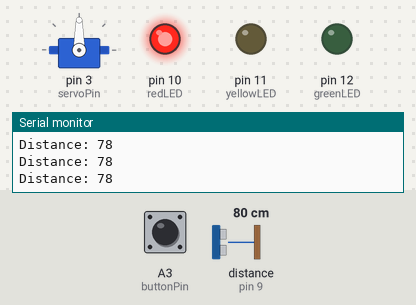
Simulated run of this sketch. Board: Arduino Uno, built with avr-gcc and run on an emulated ATmega328P. On the bench: servo, output pins drawn as LEDs (lit = HIGH), the last lines printed to the serial monitor. Wiring (inferred from the names in the program): ultrasonic range finder: trigger pin 8; echo pin 9. The inputs (shaded band) are chosen by the test bench; at power-on: distance to the obstacle (sensor on pin 9) 80 cm, A3 (buttonPin) HIGH. The echo pulse lasts 58.3 µs per cm; pins used as bus, display or sensor lines are not drawn.

Above: at 1.2 s.
1.3 s: distance to the obstacle (sensor on pin 9) set to 13 cm
2.8 s: distance to the obstacle (sensor on pin 9) set to 10 cm
At 4.0 s:
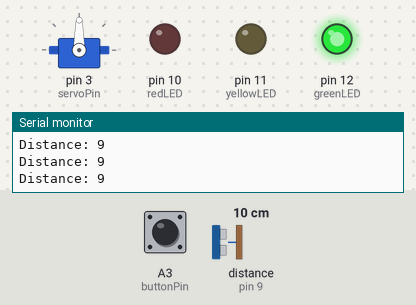
4.3 s: A3 (buttonPin) pulled LOW for 0.15 s
5.9 s: distance to the obstacle (sensor on pin 9) set to 120 cm
At 7.1 s:
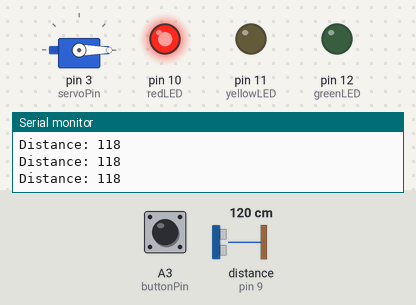
7.4 s: distance to the obstacle (sensor on pin 9) set to 4 cm
At 8.2 s:
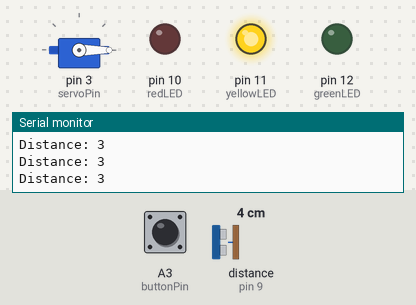
8.9 s: A3 (buttonPin) pulled LOW for 1 s
At 9.8 s:
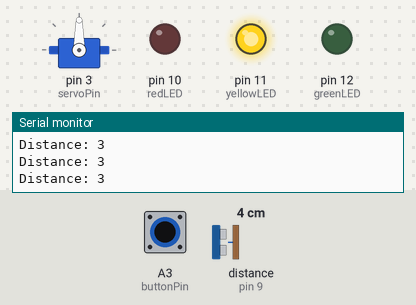
Timing chart, 0 to 11.9 s (numbered marks = the images above; inputs shaded):
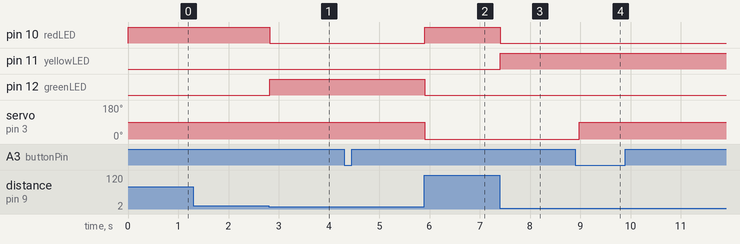

The sketch:

tollgate.ino
```cpp
#include <Servo.h>

// Pin Definitions
const int trigPin = 8;        // Ultrasonic sensor Trig pin
const int echoPin = 9;        // Ultrasonic sensor Echo pin
const int redLED = 10;        // Red LED for stop
const int yellowLED = 11;     // Yellow LED for caution
const int greenLED = 12;      // Green LED for go
const int servoPin = 3;       // Servo motor pin
const int buttonPin = A3;     // Pushbutton pin for manual control

// Variables
long duration;
int distance;
bool gateOpen = false;            // Track gate status
bool lastButtonState = HIGH;      // Track previous button state
bool buttonState;                 // Current button state
unsigned long lastDebounceTime = 0;  // Debounce timer
const unsigned long debounceDelay = 50;  // 50 ms debounce delay

Servo gateServo;

void setup() {
  // Initialize Serial Monitor for debugging
  Serial.begin(9600);

  // Pin Modes
  pinMode(trigPin, OUTPUT);
  pinMode(echoPin, INPUT);
  pinMode(redLED, OUTPUT);
  pinMode(yellowLED, OUTPUT);
  pinMode(greenLED, OUTPUT);
  pinMode(buttonPin, INPUT_PULLUP); // Button with internal pull-up

  // Attach Servo
  gateServo.attach(servoPin);

  // Start with gate closed and red LED on
  closeGate();
}

void loop() {
  // Handle button input with debouncing
  int reading = digitalRead(buttonPin);

  if (reading != lastButtonState) {
    lastDebounceTime = millis();
  }

  if ((millis() - lastDebounceTime) > debounceDelay) {
    if (reading != buttonState) {
      buttonState = reading;

      if (buttonState == LOW) {  // Button pressed
        if (gateOpen) {
          closeGate();
        } else {
          openGate();
        }
      }
    }
  }

  lastButtonState = reading;

  // Measure distance and control LEDs and gate based on distance
  distance = getDistance();
  Serial.print("Distance: ");
  Serial.println(distance);

  if (distance <= 2) {  // If object is very close, turn on red LED, keep gate closed
    closeGate();
    digitalWrite(redLED, HIGH);
    digitalWrite(yellowLED, LOW);
    digitalWrite(greenLED, LOW);
  } else if (distance > 2 && distance <= 5) {  // Object in caution range, yellow LED on
    digitalWrite(redLED, LOW);
    digitalWrite(yellowLED, HIGH);
    digitalWrite(greenLED, LOW);
  } else if (distance > 5 && distance <= 10) {  // Object in range, green LED on, open gate
    openGate();
    digitalWrite(redLED, LOW);
    digitalWrite(yellowLED, LOW);
    digitalWrite(greenLED, HIGH);
  } else {  // Object out of range, close gate and red LED on
    closeGate();
    digitalWrite(redLED, HIGH);
    digitalWrite(yellowLED, LOW);
    digitalWrite(greenLED, LOW);
  }

  delay(50); // Small delay for stability
}

// Function to measure distance using ultrasonic sensor
int getDistance() {
  digitalWrite(trigPin, LOW);
  delayMicroseconds(2);
  digitalWrite(trigPin, HIGH);
  delayMicroseconds(10);
  digitalWrite(trigPin, LOW);

  duration = pulseIn(echoPin, HIGH);
  distance = duration * 0.034 / 2;

  return distance;
}

// Function to open the gate
void openGate() {
  if (!gateOpen) {
    gateServo.write(90);  // Rotate servo to open position
    gateOpen = true;
    Serial.println("Gate opened");
  }
}

// Function to close the gate
void closeGate() {
  if (gateOpen) {
    gateServo.write(0);  // Rotate servo to closed position
    gateOpen = false;
    Serial.println("Gate closed");
  }
}
```

Measured:
- the behaviour switches between 12 and 11 cm on distance to the obstacle (sensor on pin 9) (found by bisection; images 0 and 1)
- after the input at 2.8 s, pin 10 (redLED): HIGH → LOW at once; pin 12 (greenLED): LOW → HIGH at once
- after the input at 5.9 s, pin 10 (redLED): LOW → HIGH at once; pin 12 (greenLED): HIGH → LOW at once; servo on pin 3 (servoPin): 90° → 0° at once
- after the input at 7.4 s, pin 10 (redLED): HIGH → LOW at once; pin 11 (yellowLED): LOW → HIGH at once
- after the input at 8.9 s, servo on pin 3 (servoPin): 0° → 90° after 0.08 s
